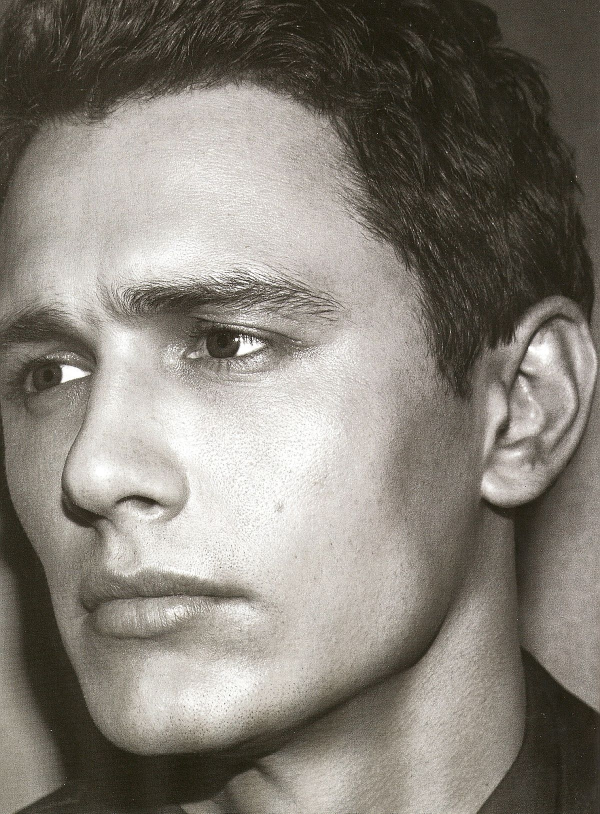
#> input picture portrait.jpg, 1200 x 1627 px (shown at 1/2 size); its folder holds only this picture in this run
$ python processing.py
#> lines starting #> are read from the running program, lines starting #| are printed output that depends on the picture
import cv2
import glob

images = glob.glob('*.jpg')

for image in images:
    img = cv2.imread(image)
#> img is the input picture: shape (1627, 1200, 3); mean B, G, R 119.1, 127.7, 133.2
    re = cv2.resize(img, (100, 100))
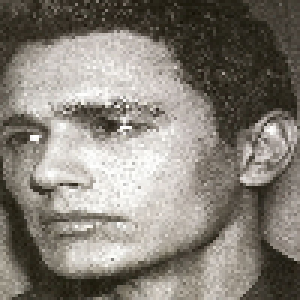
#> re: shape (100, 100, 3) (shown 3 times larger); mean B, G, R 118.8, 127.4, 133
    cv2.imwrite('resized_'+image,re)
    cv2.imshow('image', re)
    cv2.waitKey(0)
    cv2.destroyAllWindows()
